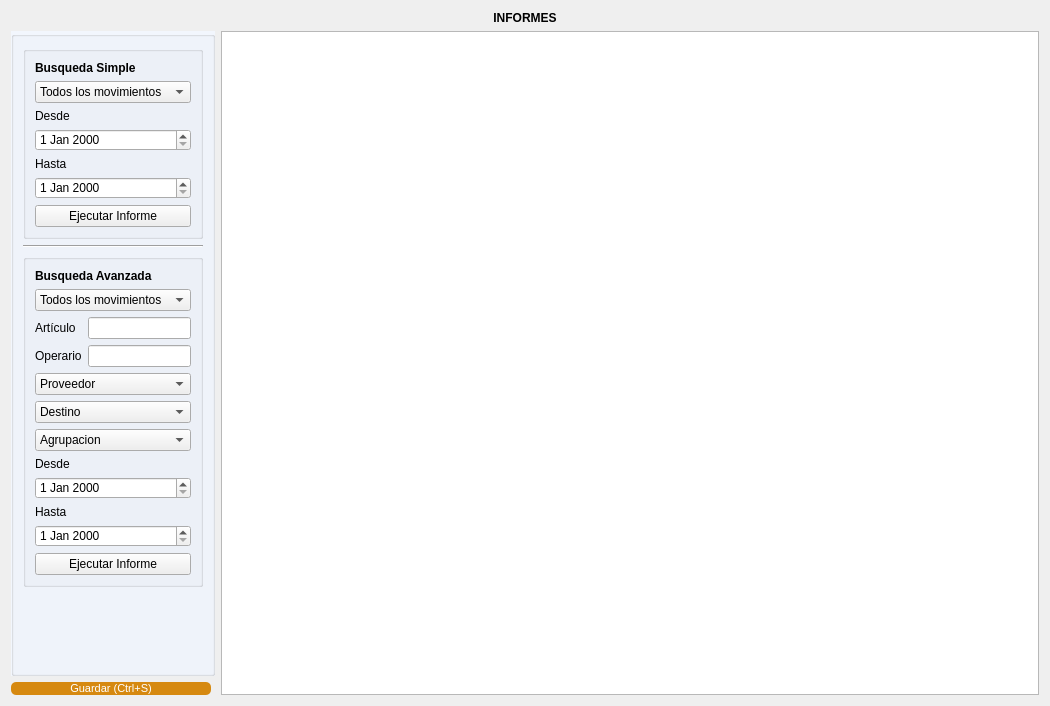
<?xml version="1.0" encoding="UTF-8"?>
<ui version="4.0">
 <class>Form</class>
 <widget class="QWidget" name="Form">
  <property name="geometry">
   <rect>
    <x>0</x>
    <y>0</y>
    <width>1050</width>
    <height>706</height>
   </rect>
  </property>
  <property name="windowTitle">
   <string>Form</string>
  </property>
  <layout class="QGridLayout" name="gridLayout_3" columnstretch="20,80">
   <item row="0" column="0" colspan="2">
    <widget class="QLabel" name="label">
     <property name="font">
      <font>
       <pointsize>9</pointsize>
       <weight>75</weight>
       <bold>true</bold>
      </font>
     </property>
     <property name="text">
      <string>INFORMES</string>
     </property>
     <property name="alignment">
      <set>Qt::AlignCenter</set>
     </property>
    </widget>
   </item>
   <item row="1" column="0">
    <widget class="QGroupBox" name="groupBox_4">
     <property name="styleSheet">
      <string notr="true">#groupBox_4{
	background-color: #F2F6FD;
	}</string>
     </property>
     <property name="title">
      <string/>
     </property>
     <property name="alignment">
      <set>Qt::AlignCenter</set>
     </property>
     <layout class="QGridLayout" name="gridLayout_7" columnstretch="0">
      <item row="6" column="0">
       <widget class="QGroupBox" name="groupBox_2">
        <property name="sizePolicy">
         <sizepolicy hsizetype="Preferred" vsizetype="Expanding">
          <horstretch>0</horstretch>
          <verstretch>0</verstretch>
         </sizepolicy>
        </property>
        <property name="title">
         <string/>
        </property>
        <property name="alignment">
         <set>Qt::AlignCenter</set>
        </property>
        <layout class="QGridLayout" name="gridLayout_2">
         <item row="0" column="0" colspan="2">
          <widget class="QLabel" name="label_titulo_2">
           <property name="font">
            <font>
             <weight>75</weight>
             <bold>true</bold>
            </font>
           </property>
           <property name="text">
            <string>Busqueda Avanzada</string>
           </property>
          </widget>
         </item>
         <item row="2" column="0">
          <widget class="QLabel" name="label_articulo">
           <property name="sizePolicy">
            <sizepolicy hsizetype="Preferred" vsizetype="Fixed">
             <horstretch>0</horstretch>
             <verstretch>0</verstretch>
            </sizepolicy>
           </property>
           <property name="text">
            <string>Artículo</string>
           </property>
          </widget>
         </item>
         <item row="9" column="0" colspan="2">
          <widget class="QDateEdit" name="fecha_desde_av">
           <property name="sizePolicy">
            <sizepolicy hsizetype="Minimum" vsizetype="Expanding">
             <horstretch>0</horstretch>
             <verstretch>0</verstretch>
            </sizepolicy>
           </property>
           <property name="focusPolicy">
            <enum>Qt::ClickFocus</enum>
           </property>
          </widget>
         </item>
         <item row="1" column="0" colspan="2">
          <widget class="QComboBox" name="filtro_movimiento_av">
           <property name="sizePolicy">
            <sizepolicy hsizetype="Preferred" vsizetype="Expanding">
             <horstretch>0</horstretch>
             <verstretch>0</verstretch>
            </sizepolicy>
           </property>
           <item>
            <property name="text">
             <string>Todos los movimientos</string>
            </property>
           </item>
           <item>
            <property name="text">
             <string>Ingresos</string>
            </property>
           </item>
           <item>
            <property name="text">
             <string>Egresos</string>
            </property>
           </item>
          </widget>
         </item>
         <item row="8" column="0">
          <widget class="QLabel" name="label_desde_av">
           <property name="sizePolicy">
            <sizepolicy hsizetype="Preferred" vsizetype="Fixed">
             <horstretch>0</horstretch>
             <verstretch>0</verstretch>
            </sizepolicy>
           </property>
           <property name="text">
            <string>Desde</string>
           </property>
          </widget>
         </item>
         <item row="10" column="0">
          <widget class="QLabel" name="label_hasta_av">
           <property name="sizePolicy">
            <sizepolicy hsizetype="Preferred" vsizetype="Fixed">
             <horstretch>0</horstretch>
             <verstretch>0</verstretch>
            </sizepolicy>
           </property>
           <property name="text">
            <string>Hasta</string>
           </property>
          </widget>
         </item>
         <item row="2" column="1">
          <widget class="QLineEdit" name="filtro_articulo_av">
           <property name="sizePolicy">
            <sizepolicy hsizetype="Expanding" vsizetype="Expanding">
             <horstretch>0</horstretch>
             <verstretch>0</verstretch>
            </sizepolicy>
           </property>
          </widget>
         </item>
         <item row="12" column="0" colspan="2">
          <widget class="QPushButton" name="btn_ejecutar_av">
           <property name="sizePolicy">
            <sizepolicy hsizetype="Expanding" vsizetype="Expanding">
             <horstretch>0</horstretch>
             <verstretch>0</verstretch>
            </sizepolicy>
           </property>
           <property name="maximumSize">
            <size>
             <width>200</width>
             <height>200</height>
            </size>
           </property>
           <property name="styleSheet">
            <string notr="true">#btn_ejecutar{
	background-color: #196F3D;
	color: #ffffff;
	font-family: 'Ariall';
	font-size: 11px;
	border-radius: 5px;
	}

#btn_ejecutar:hover{
	background-color: #04B431;
	}</string>
           </property>
           <property name="text">
            <string>Ejecutar Informe</string>
           </property>
           <property name="icon">
            <iconset>
             <normaloff>../ico/accept_database.ico</normaloff>../ico/accept_database.ico</iconset>
           </property>
           <property name="iconSize">
            <size>
             <width>30</width>
             <height>30</height>
            </size>
           </property>
          </widget>
         </item>
         <item row="6" column="0" colspan="2">
          <widget class="QComboBox" name="filtro_destino_av">
           <property name="sizePolicy">
            <sizepolicy hsizetype="Preferred" vsizetype="Expanding">
             <horstretch>0</horstretch>
             <verstretch>0</verstretch>
            </sizepolicy>
           </property>
           <item>
            <property name="text">
             <string>Destino</string>
            </property>
           </item>
          </widget>
         </item>
         <item row="7" column="0" colspan="2">
          <widget class="QComboBox" name="filtro_agrupacion_av">
           <property name="sizePolicy">
            <sizepolicy hsizetype="Preferred" vsizetype="Expanding">
             <horstretch>0</horstretch>
             <verstretch>0</verstretch>
            </sizepolicy>
           </property>
           <item>
            <property name="text">
             <string>Agrupacion</string>
            </property>
           </item>
           <item>
            <property name="text">
             <string>Insumos</string>
            </property>
           </item>
           <item>
            <property name="text">
             <string>Reparacion</string>
            </property>
           </item>
           <item>
            <property name="text">
             <string>Inversion</string>
            </property>
           </item>
          </widget>
         </item>
         <item row="5" column="0" colspan="2">
          <widget class="QComboBox" name="filtro_proveedor_av">
           <property name="sizePolicy">
            <sizepolicy hsizetype="Preferred" vsizetype="Expanding">
             <horstretch>0</horstretch>
             <verstretch>0</verstretch>
            </sizepolicy>
           </property>
           <item>
            <property name="text">
             <string>Proveedor</string>
            </property>
           </item>
          </widget>
         </item>
         <item row="11" column="0" colspan="2">
          <widget class="QDateEdit" name="fecha_hasta_av">
           <property name="sizePolicy">
            <sizepolicy hsizetype="Minimum" vsizetype="Expanding">
             <horstretch>0</horstretch>
             <verstretch>0</verstretch>
            </sizepolicy>
           </property>
           <property name="focusPolicy">
            <enum>Qt::ClickFocus</enum>
           </property>
          </widget>
         </item>
         <item row="3" column="0">
          <widget class="QLabel" name="label_operario">
           <property name="sizePolicy">
            <sizepolicy hsizetype="Preferred" vsizetype="Fixed">
             <horstretch>0</horstretch>
             <verstretch>0</verstretch>
            </sizepolicy>
           </property>
           <property name="text">
            <string>Operario</string>
           </property>
          </widget>
         </item>
         <item row="3" column="1">
          <widget class="QLineEdit" name="filtro_operario_av">
           <property name="sizePolicy">
            <sizepolicy hsizetype="Expanding" vsizetype="Expanding">
             <horstretch>0</horstretch>
             <verstretch>0</verstretch>
            </sizepolicy>
           </property>
          </widget>
         </item>
        </layout>
       </widget>
      </item>
      <item row="0" column="0">
       <widget class="QGroupBox" name="groupBox">
        <property name="sizePolicy">
         <sizepolicy hsizetype="Preferred" vsizetype="Expanding">
          <horstretch>0</horstretch>
          <verstretch>0</verstretch>
         </sizepolicy>
        </property>
        <property name="title">
         <string/>
        </property>
        <property name="alignment">
         <set>Qt::AlignCenter</set>
        </property>
        <layout class="QGridLayout" name="gridLayout">
         <item row="4" column="0">
          <widget class="QLabel" name="label_hasta_sp">
           <property name="sizePolicy">
            <sizepolicy hsizetype="Preferred" vsizetype="Fixed">
             <horstretch>0</horstretch>
             <verstretch>0</verstretch>
            </sizepolicy>
           </property>
           <property name="text">
            <string>Hasta</string>
           </property>
          </widget>
         </item>
         <item row="5" column="0">
          <widget class="QDateEdit" name="fecha_hasta_sp">
           <property name="sizePolicy">
            <sizepolicy hsizetype="Minimum" vsizetype="Expanding">
             <horstretch>0</horstretch>
             <verstretch>0</verstretch>
            </sizepolicy>
           </property>
           <property name="focusPolicy">
            <enum>Qt::ClickFocus</enum>
           </property>
          </widget>
         </item>
         <item row="3" column="0">
          <widget class="QDateEdit" name="fecha_desde_sp">
           <property name="sizePolicy">
            <sizepolicy hsizetype="Minimum" vsizetype="Expanding">
             <horstretch>0</horstretch>
             <verstretch>0</verstretch>
            </sizepolicy>
           </property>
           <property name="focusPolicy">
            <enum>Qt::ClickFocus</enum>
           </property>
          </widget>
         </item>
         <item row="0" column="0">
          <widget class="QLabel" name="label_titulo">
           <property name="sizePolicy">
            <sizepolicy hsizetype="Expanding" vsizetype="Fixed">
             <horstretch>0</horstretch>
             <verstretch>0</verstretch>
            </sizepolicy>
           </property>
           <property name="font">
            <font>
             <weight>75</weight>
             <bold>true</bold>
            </font>
           </property>
           <property name="layoutDirection">
            <enum>Qt::LeftToRight</enum>
           </property>
           <property name="text">
            <string>Busqueda Simple</string>
           </property>
           <property name="alignment">
            <set>Qt::AlignLeading|Qt::AlignLeft|Qt::AlignVCenter</set>
           </property>
          </widget>
         </item>
         <item row="1" column="0">
          <widget class="QComboBox" name="filtro_movimiento_sp">
           <property name="sizePolicy">
            <sizepolicy hsizetype="Preferred" vsizetype="Expanding">
             <horstretch>0</horstretch>
             <verstretch>0</verstretch>
            </sizepolicy>
           </property>
           <item>
            <property name="text">
             <string>Todos los movimientos</string>
            </property>
           </item>
           <item>
            <property name="text">
             <string>Ingresos</string>
            </property>
           </item>
           <item>
            <property name="text">
             <string>Egresos</string>
            </property>
           </item>
          </widget>
         </item>
         <item row="2" column="0">
          <widget class="QLabel" name="label_desde_sp">
           <property name="sizePolicy">
            <sizepolicy hsizetype="Preferred" vsizetype="Fixed">
             <horstretch>0</horstretch>
             <verstretch>0</verstretch>
            </sizepolicy>
           </property>
           <property name="text">
            <string>Desde</string>
           </property>
          </widget>
         </item>
         <item row="6" column="0">
          <widget class="QPushButton" name="btn_ejecutar_sp">
           <property name="sizePolicy">
            <sizepolicy hsizetype="Expanding" vsizetype="Expanding">
             <horstretch>0</horstretch>
             <verstretch>0</verstretch>
            </sizepolicy>
           </property>
           <property name="maximumSize">
            <size>
             <width>200</width>
             <height>200</height>
            </size>
           </property>
           <property name="styleSheet">
            <string notr="true">#btn_ejecutar_2{
	background-color: #196F3D;
	color: #ffffff;
	font-family: 'Ariall';
	font-size: 11px;
	border-radius: 5px;
	}

#btn_ejecutar_2:hover{
	background-color: #04B431;
	}</string>
           </property>
           <property name="text">
            <string>Ejecutar Informe</string>
           </property>
           <property name="icon">
            <iconset>
             <normaloff>../ico/accept_database.ico</normaloff>../ico/accept_database.ico</iconset>
           </property>
           <property name="iconSize">
            <size>
             <width>30</width>
             <height>30</height>
            </size>
           </property>
          </widget>
         </item>
        </layout>
       </widget>
      </item>
      <item row="7" column="0">
       <spacer name="verticalSpacer_2">
        <property name="orientation">
         <enum>Qt::Vertical</enum>
        </property>
        <property name="sizeHint" stdset="0">
         <size>
          <width>20</width>
          <height>40</height>
         </size>
        </property>
       </spacer>
      </item>
      <item row="5" column="0">
       <widget class="Line" name="line">
        <property name="font">
         <font>
          <weight>75</weight>
          <bold>true</bold>
         </font>
        </property>
        <property name="orientation">
         <enum>Qt::Horizontal</enum>
        </property>
       </widget>
      </item>
     </layout>
    </widget>
   </item>
   <item row="2" column="0">
    <widget class="QPushButton" name="btn_guardar">
     <property name="sizePolicy">
      <sizepolicy hsizetype="Expanding" vsizetype="Fixed">
       <horstretch>0</horstretch>
       <verstretch>0</verstretch>
      </sizepolicy>
     </property>
     <property name="maximumSize">
      <size>
       <width>200</width>
       <height>200</height>
      </size>
     </property>
     <property name="styleSheet">
      <string notr="true">#btn_guardar{
	background-color: #D68910  ;
	color: #ffffff;
	font-family: 'Ariall';
	font-size: 11px;
	border-radius: 5px;
	}

#btn_guardar:hover{
	background-color: #F1C40F ;
	}</string>
     </property>
     <property name="text">
      <string>Guardar (Ctrl+S)</string>
     </property>
     <property name="icon">
      <iconset>
       <normaloff>../ico/save.ico</normaloff>../ico/save.ico</iconset>
     </property>
     <property name="iconSize">
      <size>
       <width>30</width>
       <height>30</height>
      </size>
     </property>
    </widget>
   </item>
   <item row="1" column="1" rowspan="2">
    <widget class="QTableView" name="tbl_informe">
     <property name="focusPolicy">
      <enum>Qt::NoFocus</enum>
     </property>
     <attribute name="horizontalHeaderStretchLastSection">
      <bool>true</bool>
     </attribute>
    </widget>
   </item>
  </layout>
 </widget>
 <tabstops>
  <tabstop>filtro_movimiento_sp</tabstop>
  <tabstop>btn_ejecutar_sp</tabstop>
  <tabstop>filtro_movimiento_av</tabstop>
  <tabstop>filtro_articulo_av</tabstop>
  <tabstop>filtro_operario_av</tabstop>
  <tabstop>filtro_proveedor_av</tabstop>
  <tabstop>filtro_destino_av</tabstop>
  <tabstop>filtro_agrupacion_av</tabstop>
  <tabstop>btn_ejecutar_av</tabstop>
  <tabstop>btn_guardar</tabstop>
  <tabstop>tbl_informe</tabstop>
 </tabstops>
 <resources/>
 <connections/>
</ui>
